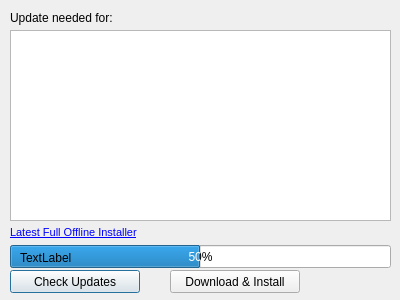
<?xml version="1.0" encoding="UTF-8"?>
<ui version="4.0">
 <class>Dialog</class>
 <widget class="QDialog" name="Dialog">
  <property name="geometry">
   <rect>
    <x>0</x>
    <y>0</y>
    <width>400</width>
    <height>300</height>
   </rect>
  </property>
  <property name="minimumSize">
   <size>
    <width>400</width>
    <height>300</height>
   </size>
  </property>
  <property name="maximumSize">
   <size>
    <width>400</width>
    <height>300</height>
   </size>
  </property>
  <property name="windowTitle">
   <string>GameClicker Updater</string>
  </property>
  <property name="windowIcon">
   <iconset resource="upd_rsrs.qrc">
    <normaloff>:/ICONS/icons/update.png</normaloff>:/ICONS/icons/update.png</iconset>
  </property>
  <property name="locale">
   <locale language="English" country="UnitedStates"/>
  </property>
  <widget class="QPushButton" name="pushButton">
   <property name="geometry">
    <rect>
     <x>10</x>
     <y>270</y>
     <width>130</width>
     <height>23</height>
    </rect>
   </property>
   <property name="text">
    <string>Check Updates</string>
   </property>
   <property name="icon">
    <iconset resource="upd_rsrs.qrc">
     <normaloff>:/ICONS/icons/update.png</normaloff>:/ICONS/icons/update.png</iconset>
   </property>
  </widget>
  <widget class="QLabel" name="label">
   <property name="geometry">
    <rect>
     <x>10</x>
     <y>10</y>
     <width>381</width>
     <height>16</height>
    </rect>
   </property>
   <property name="text">
    <string>Update needed for:</string>
   </property>
  </widget>
  <widget class="QListWidget" name="listWidget">
   <property name="geometry">
    <rect>
     <x>10</x>
     <y>30</y>
     <width>381</width>
     <height>191</height>
    </rect>
   </property>
  </widget>
  <widget class="QPushButton" name="pushButton_2">
   <property name="geometry">
    <rect>
     <x>170</x>
     <y>270</y>
     <width>130</width>
     <height>23</height>
    </rect>
   </property>
   <property name="text">
    <string>Download &amp;&amp; Install</string>
   </property>
   <property name="icon">
    <iconset resource="upd_rsrs.qrc">
     <normaloff>:/ICONS/icons/install.png</normaloff>:/ICONS/icons/install.png</iconset>
   </property>
  </widget>
  <widget class="QProgressBar" name="progressBar">
   <property name="geometry">
    <rect>
     <x>10</x>
     <y>245</y>
     <width>381</width>
     <height>23</height>
    </rect>
   </property>
   <property name="value">
    <number>50</number>
   </property>
   <property name="textVisible">
    <bool>true</bool>
   </property>
  </widget>
  <widget class="QLabel" name="label_2">
   <property name="geometry">
    <rect>
     <x>20</x>
     <y>250</y>
     <width>331</width>
     <height>16</height>
    </rect>
   </property>
   <property name="text">
    <string>TextLabel</string>
   </property>
  </widget>
  <widget class="QLabel" name="label_3">
   <property name="geometry">
    <rect>
     <x>10</x>
     <y>225</y>
     <width>341</width>
     <height>16</height>
    </rect>
   </property>
   <property name="text">
    <string>&lt;!DOCTYPE HTML PUBLIC &quot;-//W3C//DTD HTML 4.0//EN&quot; &quot;http://www.w3.org/TR/REC-html40/strict.dtd&quot;&gt;
&lt;html&gt;&lt;head&gt;&lt;meta name=&quot;qrichtext&quot; content=&quot;1&quot; /&gt;&lt;style type=&quot;text/css&quot;&gt;
p, li { white-space: pre-wrap; }
&lt;/style&gt;&lt;/head&gt;&lt;body style=&quot; font-family:'MS Shell Dlg 2'; font-size:8.25pt; font-weight:400; font-style:normal;&quot;&gt;
&lt;p style=&quot; margin-top:0px; margin-bottom:0px; margin-left:0px; margin-right:0px; -qt-block-indent:0; text-indent:0px;&quot;&gt;&lt;a href=&quot;http://igra-em.ru/cgi-bin/gets.pl&quot;&gt;&lt;span style=&quot; font-size:8pt; text-decoration: underline; color:#0000ff;&quot;&gt;Latest Full Offline Installer&lt;/span&gt;&lt;/a&gt;&lt;/p&gt;&lt;/body&gt;&lt;/html&gt;</string>
   </property>
   <property name="openExternalLinks">
    <bool>true</bool>
   </property>
  </widget>
 </widget>
 <layoutdefault spacing="6" margin="11"/>
 <resources>
  <include location="upd_rsrs.qrc"/>
 </resources>
 <connections/>
</ui>
